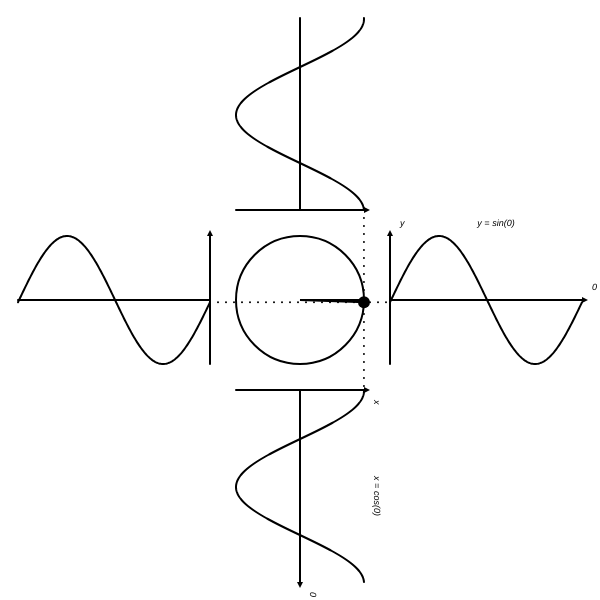
Frame 1 (no input)
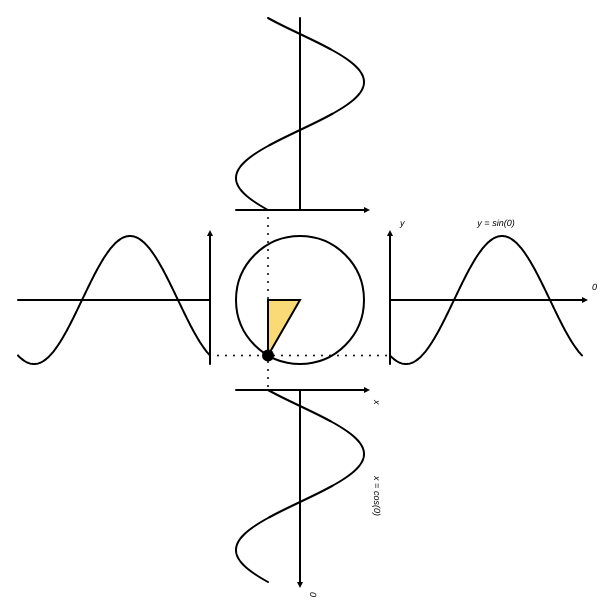
Frame 60 (no input)
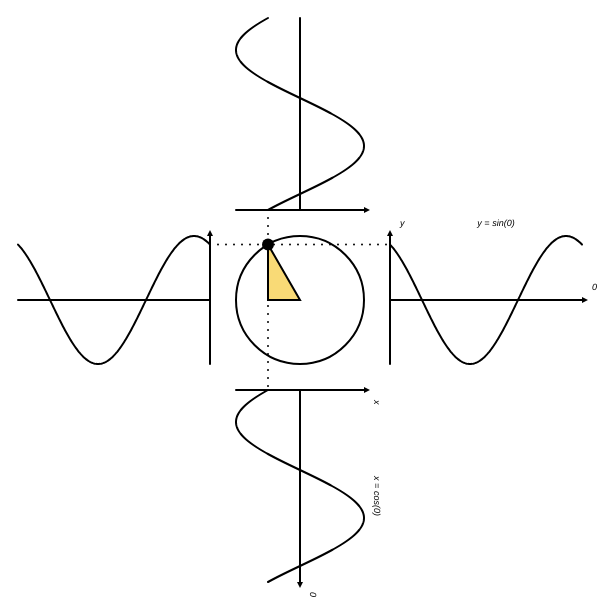
Frame 120 (the mouse pressed at the canvas centre since frame 60)

The p5.js sketch that drew these frames (run headless with seeded random() and noise() and a simulated clock; from frame 60 on, the mouse is pressed at the canvas centre):

// p5.js sketch
// ── sketch.js
	
	let ms_per_rev = 3000;   // milliseconds per one rotation
	
	let circle_radius = 64;
	let line_width = 2;
	let dot_radius = (line_width * 3);
	let circle_graph_spacing = 26;   // spacing between circle and graphs
	let dotted_line_spacing = 8;
	let graph_size = (circle_radius * 3);
	let graph_arrow_size = 6;   // size of arrow
	let notation_spacing = 10;   // spacing between graph and notation
	let notation_font_size = 9;
	
	let bg_color;
	let color_line;
	let triangle_color;
	
	let angle = 0.0;
	
	let arrow_pos;   // starting position of each graph directional arrow
	let equation_text;   // equation text
	let equation_width;   // equation text width
	
	function setup() {
		createCanvas(600, 600);
		
		bg_color = color(255, 255, 255);
		color_line = color(0, 0, 0);
		triangle_color = color(249, 218, 118);
	}
	
	function draw() {
		// increase angle
		angle = (360 * (millis() / ms_per_rev));
		angle %= 360;   // wrap angle between 0 and <360
		
		// calculate angle point on circle
		let dot_x = (circle_radius * cos(radians(angle)));
		let dot_y = (circle_radius * sin(radians(angle)));
		
		
		// bg
		background(bg_color);
		
		
		// cirlce
		push();
			translate(width/2, height/2);
			stroke(color_line);
			strokeWeight(line_width);
			ellipseMode(CENTER);
			ellipse(0, 0, circle_radius*2, circle_radius*2);
		pop();
		
		
		// triangle
		push();
			translate(width/2, height/2);
			stroke(color_line);
			strokeWeight(line_width);
			fill(triangle_color);
			triangle(0, 0, dot_x, dot_y, dot_x, 0);
		pop();
		
		
		// x,y dot
		push();
			translate(((width / 2) + dot_x), ((height / 2) + dot_y));
			noStroke();
			fill(color_line);
			ellipseMode(CENTER);
			ellipse(0, 0, (dot_radius * 2), (dot_radius * 2));
		pop();
		
		
		// x dotted line
		push();
			translate(((width / 2) - (circle_radius + circle_graph_spacing)), ((height / 2) + dot_y));
			stroke(color_line);
			strokeWeight(2);
			
			for(let i = 0; i <= (circle_graph_spacing + (circle_radius * 2) + circle_graph_spacing); i += dotted_line_spacing) {
				point(i, 0);
			}
		pop();
		
		
		// y dotted line
		push();
			translate(((width / 2) + dot_x), ((height / 2) - (circle_radius + circle_graph_spacing)));
			stroke(color_line);
			strokeWeight(2);
			
			for(let i = 0; i <= (circle_graph_spacing + (circle_radius * 2) + circle_graph_spacing); i += dotted_line_spacing) {
				point(0, i);
			}
		pop();
		
		
		// positive y graph
		push();   // cosine value line; directional arrow
			// cosine value line
			translate(((width / 2) - circle_radius), ((height / 2) - (circle_radius + circle_graph_spacing)));
			stroke(color_line);
			strokeWeight(line_width);
			line(0, 0, (circle_radius * 2), 0);
			
			// directional arrow
			translate((circle_radius * 2), 0);
			noStroke();
			fill(color_line);
			triangle(0, 0, 0, (-graph_arrow_size / 2), graph_arrow_size, 0);   // above half
			triangle(0, 0, 0, (graph_arrow_size / 2), graph_arrow_size, 0);   // bottom half
		pop();
		
		push();   // 1 to -1 line; cosine value graph
			// 1 to -1 line
			translate((width / 2), ((height / 2) - (circle_radius + circle_graph_spacing + graph_size)));
			stroke(color_line);
			strokeWeight(line_width);
			line(0, 0, 0, graph_size);
			
			// cosine value graph
			beginShape();
			noFill();
			
			for(let i = 0; i <= graph_size; i++) {
				let i_angle = (angle + map(i, 0, graph_size, 0, 360));
				i_angle %= 360;
				
				let seg_x = (circle_radius * cos(radians(i_angle)));
				
				vertex(
					seg_x,
					(graph_size - i)
				);
			}
			
			endShape();
		pop();
		
		
		// negative y graph
		push();   // cosine value line; directional arrow
			// cosine value line
			translate(((width / 2) - circle_radius), ((height / 2) + (circle_radius + circle_graph_spacing)));
			stroke(color_line);
			strokeWeight(line_width);
			line(0, 0, (circle_radius * 2), 0);
			
			// directional arrow
			translate((circle_radius * 2), 0);
			noStroke();
			fill(color_line);
			triangle(0, 0, 0, (-graph_arrow_size / 2), graph_arrow_size, 0);   // above half
			triangle(0, 0, 0, (graph_arrow_size / 2), graph_arrow_size, 0);   // bottom half
		pop();
		
		push();   // 1 to -1 line; cosine value graph; angle directional arrow; angle notation
			// 1 to -1 line
			translate((width / 2), ((height / 2) + (circle_radius + circle_graph_spacing + graph_size)));
			stroke(color_line);
			strokeWeight(line_width);
			line(0, 0, 0, -graph_size);
			
			// cosine value graph
			beginShape();
			noFill();
			
			for(let i = 0; i <= graph_size; i++) {
				let i_angle = (angle + map(i, 0, graph_size, 0, 360));
				i_angle %= 360;
				
				let seg_x = (circle_radius * cos(radians(i_angle)));
				
				vertex(seg_x, -i);
			}
			
			endShape();
			
			// angle directional arrow
			noStroke();
			fill(color_line);
			triangle(0, 0, (-graph_arrow_size / 2), 0, 0, graph_arrow_size);   // above half
			triangle(0, 0, (graph_arrow_size / 2), 0, 0, graph_arrow_size);   // bottom half
			
			// angle notation
			translate(notation_spacing, notation_spacing);
			rotate(radians(90));
			fill(color_line);
			textSize(notation_font_size);
			textStyle(ITALIC);
			text("0", 0, 0);
		pop();
		
		push();   // equation notation
			// equation notation
			translate(((width / 2) + (circle_radius + notation_spacing)), ((height / 2) + (circle_radius + circle_graph_spacing + notation_spacing)));
			rotate(radians(90));
			fill(color_line);
			textSize(notation_font_size);
			textStyle(ITALIC);
			text("x", 0, 0);
			
			equation_text = "x = cos(0)";
			equation_width = textWidth(equation_text);
			translate(((graph_size / 2) - (equation_width / 2)), 0);
			text(equation_text, 0, 0);
		pop();
		
		
		// negative x graph
		push();   // sine value line; directional arrow
			// sin() value line
			translate(((width / 2) - (circle_radius + circle_graph_spacing)), ((height / 2) - circle_radius));
			stroke(color_line);
			strokeWeight(line_width);
			line(0, 0, 0, (circle_radius * 2));
			
			// directional arrow
			noStroke();
			fill(color_line);
			triangle(0, 0, (-graph_arrow_size / 2), 0, 0, -graph_arrow_size);   // above half
			triangle(0, 0, (graph_arrow_size / 2), 0, 0, -graph_arrow_size);   // bottom half
		pop();
		
		push();   // 1 to -1 line; sine value graph
			// 1 to -1 line
			translate(((width / 2) - (circle_radius + circle_graph_spacing + graph_size)), (height / 2));
			stroke(color_line);
			strokeWeight(line_width);
			line(0, 0, graph_size, 0);
			
			// sine value graph
			beginShape();
			noFill();
			
			for(let i = 0; i <= graph_size; i++) {
				let i_angle = (angle + map(i, 0, graph_size, 0, 360));
				i_angle %= 360;
				
				let seg_y = (circle_radius * sin(radians(i_angle)));
				
				vertex((graph_size - i), seg_y);
			}
			
			endShape();
		pop();
		
		
		// positive x graph
		push();   // sine value line; directional arrow
			// sin() value line
			translate(((width / 2) + (circle_radius + circle_graph_spacing)), ((height / 2) - circle_radius));
			stroke(color_line);
			strokeWeight(line_width);
			line(0, 0, 0, (circle_radius * 2));
			
			// directional arrow
			noStroke();
			fill(color_line);
			triangle(0, 0, (-graph_arrow_size / 2), 0, 0, -graph_arrow_size);   // above half
			triangle(0, 0, (graph_arrow_size / 2), 0, 0, -graph_arrow_size);   // bottom half
		pop();
		
		push();   // 1 to -1 line; sine value graph; angle directional arrow; angle notation
			// 1 to -1 line
			translate(((width / 2) + (circle_radius + circle_graph_spacing + graph_size)), (height / 2));
			stroke(color_line);
			strokeWeight(line_width);
			line(0, 0, -graph_size, 0);
			
			// sine value graph
			beginShape();
			noFill();
			
			for(let i = 0; i <= graph_size; i++) {
				let i_angle = (angle + map(i, 0, graph_size, 0, 360));
				i_angle %= 360;
				
				let seg_y = (circle_radius * sin(radians(i_angle)));
				
				vertex(-i, seg_y);
			}
			
			endShape();
			
			// angle directional arrow
			noStroke();
			fill(color_line);
			triangle(0, 0, 0, (-graph_arrow_size / 2), graph_arrow_size, 0);   // above half
			triangle(0, 0, 0, (graph_arrow_size / 2), graph_arrow_size, 0);   // bottom half
			
			// angle notation
			translate(notation_spacing, -notation_spacing);
			fill(color_line);
			textSize(notation_font_size);
			textStyle(ITALIC);
			text("0", 0, 0);
		pop();
		
		push();   // equation notation
			// equation notation
			translate(((width / 2) + (circle_radius + circle_graph_spacing + notation_spacing)), ((height / 2) - (circle_radius + notation_spacing)));
			fill(color_line);
			textSize(notation_font_size);
			textStyle(ITALIC);
			text("y", 0, 0);
			
			equation_text = "y = sin(0)";
			equation_width = textWidth(equation_text);
			translate(((graph_size / 2) - (equation_width / 2)), 0);
			text(equation_text, 0, 0);
		pop();
	}
	
